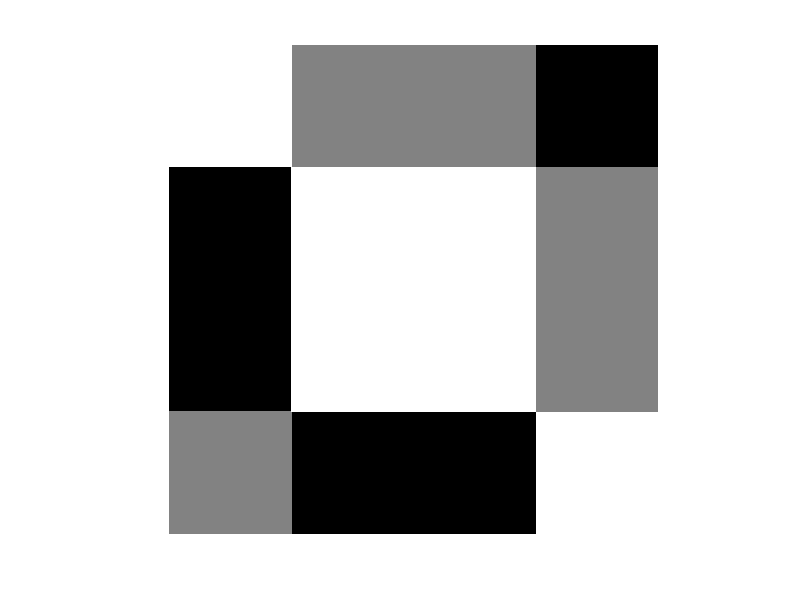

MATLAB code to generate this figure:
X=zeros(1000,1000,1);
X(250:750,1:250,1)=0;
X(1:250,250:750,1)=0.5;
X(1:250,1:250,1)=1;
X(750:1000,1:250,1)=0.5;
X(1:250,1:250,1)=1;
X(250:750,250:750,1)=1;
X(750:1000,750:1000,1)=1;
X(250:750,750:1000,1)=0.5;

imshow(X)